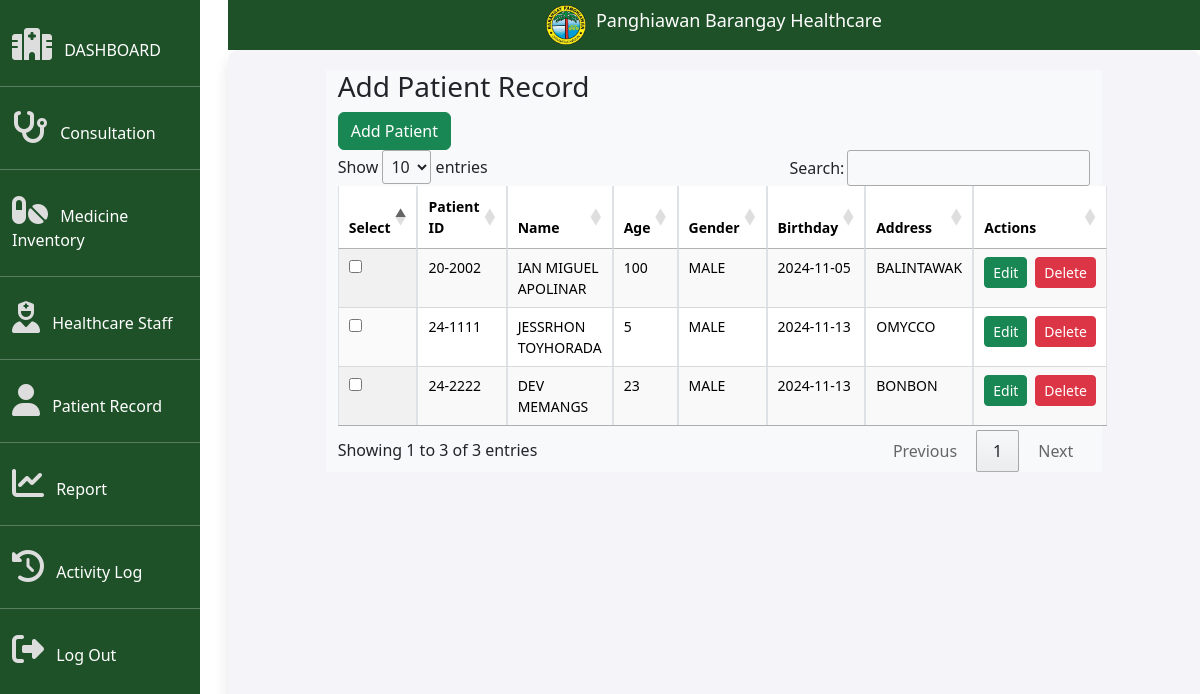
/HCRIS/Admin/adminpatientrec.php, run on the app's committed database.
### tables this page shows
CREATE TABLE `adminpatient_record` (
  `patient_id` varchar(50) NOT NULL,
  `patient_name` varchar(50) NOT NULL,
  `age` varchar(50) NOT NULL,
  `gender` varchar(50) NOT NULL,
  `birthdate` varchar(50) NOT NULL,
  `address` varchar(50) NOT NULL
);

### HCRIS/Admin/adminpatientrec.php (the view, shortened to what this page needs)
<!DOCTYPE html>
<html lang="en">
<head>
    <link href="https://cdn.jsdelivr.net/npm/bootstrap@5.3.3/dist/css/bootstrap.min.css" rel="stylesheet">
    <link href="https://cdnjs.cloudflare.com/ajax/libs/font-awesome/6.6.0/css/all.min.css" rel="stylesheet">
    <link rel="stylesheet" href="https://cdn.datatables.net/1.11.5/css/jquery.dataTables.min.css">
    <link rel="stylesheet" href="../Css/patientrecordstyles.css">
</head>
<body>
    <aside>
        <div id="sidenav" class="col-2">
            <ul class="nav nav-pills flex-column mb-auto">
                <li class="nav-item">
                    <a href="adminhomepage.php" class="nav-link">
                        <i class="fa-solid fa-hospital me-2"></i>
                        <span class="d-none d-sm-inline text-white">DASHBOARD</span>
                    </a>
                </li>
                <hr>
                <li class="nav-item">
                    <a href="adminconsultation.php" class="nav-link">
                        <i class="fa-solid fa-stethoscope me-2"></i>
                        <span class="d-none d-sm-inline text-white">Consultation</span>
                    </a>
                </li>
                <hr>
                <li class="nav-item">
                    <a href="adminmedicine.php" class="nav-link">
                        <i class="fa-solid fa-pills me-2"></i>
                        <span class="d-none d-sm-inline text-white">Medicine Inventory</span>
                    </a>
                </li>
                <hr>
                <li class="nav-item">
                    <a href="healthcare_staff.php" class="nav-link">
                        <i class="fa-solid fa-user-nurse me-2"></i>
                        <span class="d-none d-sm-inline text-white">Healthcare Staff</span>
                    </a>
                </li>
                <hr>
                <li class="nav-item">
                    <a href="adminpatientrec.php" class="nav-link">
                        <i class="fa-solid fa-user me-2"></i>
                        <span class="d-none d-sm-inline text-white">Patient Record</span>
                    </a>
                </li>
                <hr>
                <li class="nav-item">
                    <a href="#" class="nav-link">
                        <i class="fa-solid fa-chart-line me-2"></i>
                        <span class="d-none d-sm-inline text-white">Report</span>
                    </a>
                 <hr>
                </li>
                <li class="nav-item">
                    <a href="#" class="nav-link">
                        <i class="fa-solid fa-history me-2"></i>
                        <span class="d-none d-sm-inline text-white">Activity Log</span>
                    </a>
                </li>
                <hr>
                <li class="nav-item">
                    <a id="signOutBtn" class="nav-link">
                        <i class="fa-solid fa-sign-out-alt me-2"></i>
                        <span class="d-none d-sm-inline text-white">Log Out</span>
                    </a>
                </li>
            </ul>
        </div>
    </aside>
    <header>
        <nav class="navbar navbar-expand-sm">
            <div class="logo-text-container">
                <img src="../Photos/logo.png" alt="Healthcare Logo" class="logo">
                <p class="logo-text text-white h3">Panghiawan Barangay Healthcare</p>
            </div>
        </nav>
    </header>
    <main>
        <div class="container col-10 bg-light">
            <h3>Add Patient Record</h3>
            <button type="button" class="btn btn-success" data-bs-toggle="modal" data-bs-target="#addPatientModal">
                Add Patient
            </button>
            <?php
            require '../Admin/db_conn.php';
            $sql = "SELECT * FROM adminpatient_record";
            $result = $conn->query($sql);
            ?>
            <?php
            if ($result->num_rows > 0) {
                echo "<table id='patientTable' class='display table table-striped table-hover table-bordered mx-auto' style='width: 80%;'>
                        <thead class='bg-success'>
                            <tr>
                                <th>Select</th>
                                <th>Patient ID</th>
                                <th>Name</th>
                                <th>Age</th>
                                <th>Gender</th>
                                <th>Birthday</th>
                                <th>Address</th>
                                <th>Actions</th>
                            </tr>
                        </thead>
                        <tbody>";
                while ($row = $result->fetch_assoc()) {
                    echo "<tr>
                            <td><input type='checkbox' class='row-checkbox'></td>
                            <td>" . $row['patient_id'] . "</td>
                            <td>" . $row['patient_name'] . "</td>
                            <td>" . $row['age'] . "</td>
                            <td>" . $row['gender'] . "</td>
                            <td>" . $row['birthdate'] . "</td>
                            <td>" . $row['address'] . "</td>
                            <td class='btn-container'>
                                <div class='d-flex justify-content-between'>
                                    <button class='btn btn-success btn-sm me-2' onclick=\"window.location.href='editpatientrec.php?id=" . $row['patient_id'] . "'\">
                                        Edit
                                    </button>
                                    <button class='btn btn-danger btn-sm' onclick=\"window.location.href='deletepatientrec.php?id=" . $row['patient_id'] . "'\">
                                        Delete
                                    </button>
                                </div>
                            </td>
                        </tr>";
                }
                echo "</tbody></table>";
            } else {
                echo "<div class='alert alert-warning'>No records found.</div>";
            }
            ?>
        </div>
    </main>
</body>
</html>

### HCRIS/css/patientrecordstyles.css (style rules this page uses)
body { height: 100vh; overflow-y: hidden; overflow-x: hidden; }
#sidenav { height: 100vh; background-color: #1E5128; color: #fff; font-size: 0.11rem; padding-top:20px; padding-bottom: 10px; position: absolute; top: 0; left: 0; z-index: 1; overflow-y: auto; overflow-x: hidden; }
.navbar { background-color: #1E5128; z-index: 6; position: relative; display: flex; justify-content: center; align-items: center; margin-left: 228px; height: 50px; }
.logo-text-container { display: flex; align-items: center; justify-content: center; }
.logo { width: 40px; height: auto; margin-right: 10px; }
.logo-text { font-size: 18px; color: #fff; }
.nav-link { padding: 8px 12px; border-radius: 10px; color: #ddd; transition: background-color 0.3s ease; font-size: 1rem; }
.nav-item { margin-top: 0px; margin-bottom: 0px; }
.nav-link i { font-size: 2rem; margin-right: 5px; }
main { width: calc(100% - 228px); margin-left: 228px; padding: 20px; background-color: #f4f4f9; border-radius: 10px; box-shadow: 0 8px 15px rgba(0, 0, 0, 0.1); overflow-y: auto; min-height: 100vh; }
table { width: 100%; border-collapse: collapse; font-size: 14px; }
table th, table td { padding: 10px; text-align: left; border-bottom: 1px solid #ddd; }
table th { background-color: #407b96; color: #fff; font-weight: bold; }
table tr:nth-child(even) { background-color: #f9f9f9; }

### data on the page
adminpatient_record: patient_id "20-2002", patient_name "IAN MIGUEL APOLINAR", age "100", gender "MALE", birthdate "2024-11-05", address "BALINTAWAK"
adminpatient_record: patient_id "24-1111", patient_name "JESSRHON TOYHORADA", age "5", gender "MALE", birthdate "2024-11-13", address "OMYCCO"
adminpatient_record: patient_id "24-2222", patient_name "DEV MEMANGS", age "23", gender "MALE", birthdate "2024-11-13", address "BONBON"
